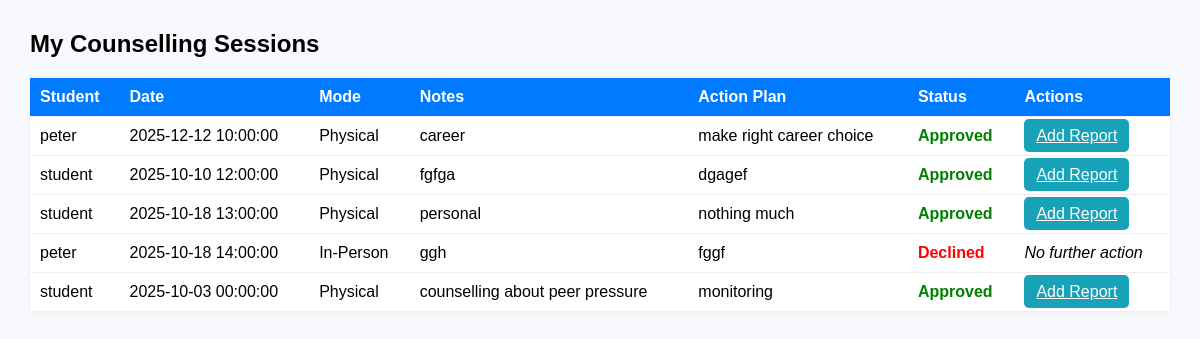
Screenshot of /counsellor_view_sessions.php (signed in) with the database file from the repository.
### tables this page shows
CREATE TABLE `sessions` (
  `id` int(10) UNSIGNED NOT NULL,
  `student_id` int(10) UNSIGNED NOT NULL,
  `counsellor_id` int(10) UNSIGNED NOT NULL,
  `session_date` datetime NOT NULL,
  `mode` varchar(50) DEFAULT NULL,
  `notes` text DEFAULT NULL,
  `action_plan` text DEFAULT NULL,
  `status` varchar(50) DEFAULT 'Pending',
  `created_at` datetime DEFAULT current_timestamp(),
  `updated_at` datetime DEFAULT current_timestamp() ON UPDATE current_timestamp()
);

CREATE TABLE `users` (
  `id` int(10) UNSIGNED NOT NULL,
  `reg_no` varchar(50) DEFAULT NULL,
  `name` varchar(150) NOT NULL,
  `email` varchar(150) NOT NULL,
  `profile_pic` varchar(255) DEFAULT NULL,
  `password_hash` varchar(255) NOT NULL,
  `role` varchar(20) NOT NULL DEFAULT 'student',
  `status` varchar(20) NOT NULL DEFAULT 'pending',
  `created_at` timestamp NOT NULL DEFAULT current_timestamp()
);

### counsellor_view_sessions.php (the view, shortened to what this page needs)
<?php
require 'db.php';
$counsellor_id = $_SESSION['user_id'];
$sessions = [];
try {
    $stmt = $pdo->prepare("
        SELECT s.*, u.name AS student_name, u.email AS student_email
        FROM sessions s
        JOIN users u ON s.student_id = u.id
        WHERE s.counsellor_id = ?
        ORDER BY s.created_at DESC
    ");
    $stmt->execute([$counsellor_id]);
    $sessions = $stmt->fetchAll(PDO::FETCH_ASSOC);
} catch (PDOException $e) {
    error_log("DB error (fetch sessions): " . $e->getMessage());
    $_SESSION['msg'] = "Could not load sessions.";
}
?>
<!DOCTYPE html>
<html lang="en">
<head>
</head>
<body>
    <h2>My Counselling Sessions</h2>
    <table>
        <thead>
            <tr>
                <th>Student</th>
                <th>Date</th>
                <th>Mode</th>
                <th>Notes</th>
                <th>Action Plan</th>
                <th>Status</th>
                <th>Actions</th>
            </tr>
        </thead>
        <tbody>
            <?php if ($sessions): ?>
                <?php foreach ($sessions as $session):
                    $status = strtolower(trim($session['status'] ?? 'pending'));
                    $status_class = 'status-' . ($status === 'approved' ? 'approved' : ($status === 'declined' ? 'declined' : 'pending'));
                ?>
                    <tr>
                        <td><?= htmlspecialchars($session['student_name'] ?? 'Unknown') ?></td>
                        <td><?= htmlspecialchars($session['session_date'] ?? '') ?></td>
                        <td><?= htmlspecialchars($session['mode'] ?? '') ?></td>
                        <td><?= nl2br(htmlspecialchars($session['notes'] ?? '')) ?></td>
                        <td><?= nl2br(htmlspecialchars($session['action_plan'] ?? '')) ?></td>
                        <td class="<?= $status_class ?>"><?= ucfirst($status) ?></td>
                        <td>
                            <?php if ($status === 'pending'): ?>
                                <form method="post" style="display:inline;">
                                    <input type="hidden" name="session_id" value="<?= intval($session['id']) ?>">
                                    <input type="hidden" name="action" value="approved">
                                    <button type="submit" class="action-btn approve-btn">Approve</button>
                                </form>
                                <form method="post" style="display:inline;">
                                    <input type="hidden" name="session_id" value="<?= intval($session['id']) ?>">
                                    <input type="hidden" name="action" value="declined">
                                    <button type="submit" class="action-btn decline-btn">Decline</button>
                                </form>
                            <?php elseif ($status === 'approved'): ?>
                                <a href="reports.php?student_id=<?= intval($session['student_id']) ?>&session_id=<?= intval($session['id']) ?>" class="action-btn report-btn">Add Report</a>
                            <?php else: ?>
                                <em>No further action</em>
                            <?php endif; ?>
                        </td>
                    </tr>
                <?php endforeach; ?>
            <?php else: ?>
                <tr><td colspan="7"><em>No sessions assigned to you yet.</em></td></tr>
            <?php endif; ?>
        </tbody>
    </table>
</body>
</html>

### counsellor_view_sessions.php (style rules this page uses)
body { font-family: Arial, sans-serif; margin: 30px; background:#f7f9fc; }
table { width:100%; border-collapse: collapse; background:#fff; box-shadow:0 0 6px rgba(0,0,0,0.06); }
th, td { padding:10px; border-bottom:1px solid #eee; text-align:left; }
th { background:#007bff; color:#fff; }
.status-approved { color:green; font-weight:bold; }
.status-declined { color:red; font-weight:bold; }
.action-btn { border:none; padding:8px 12px; border-radius:5px; color:#fff; cursor:pointer; margin-right:6px; }
.report-btn { background:#17a2b8; }

### rows the page displays
sessions: student.name "peter", session_date "2025-12-12 10:00:00", mode "Physical", notes "career", action_plan "make right career choice", status "Approved"
sessions: student.name "student", session_date "2025-10-10 12:00:00", mode "Physical", notes "fgfga", action_plan "dgagef", status "Approved"
sessions: student.name "student", session_date "2025-10-18 13:00:00", mode "Physical", notes "personal", action_plan "nothing much", status "Approved"
sessions: student.name "peter", session_date "2025-10-18 14:00:00", mode "In-Person", notes "ggh", action_plan "fggf", status "Declined", shows "No further action"
sessions: student.name "student", session_date "2025-10-03 00:00:00", mode "Physical", notes "counselling about peer pressure", action_plan "monitoring", status "Approved"
